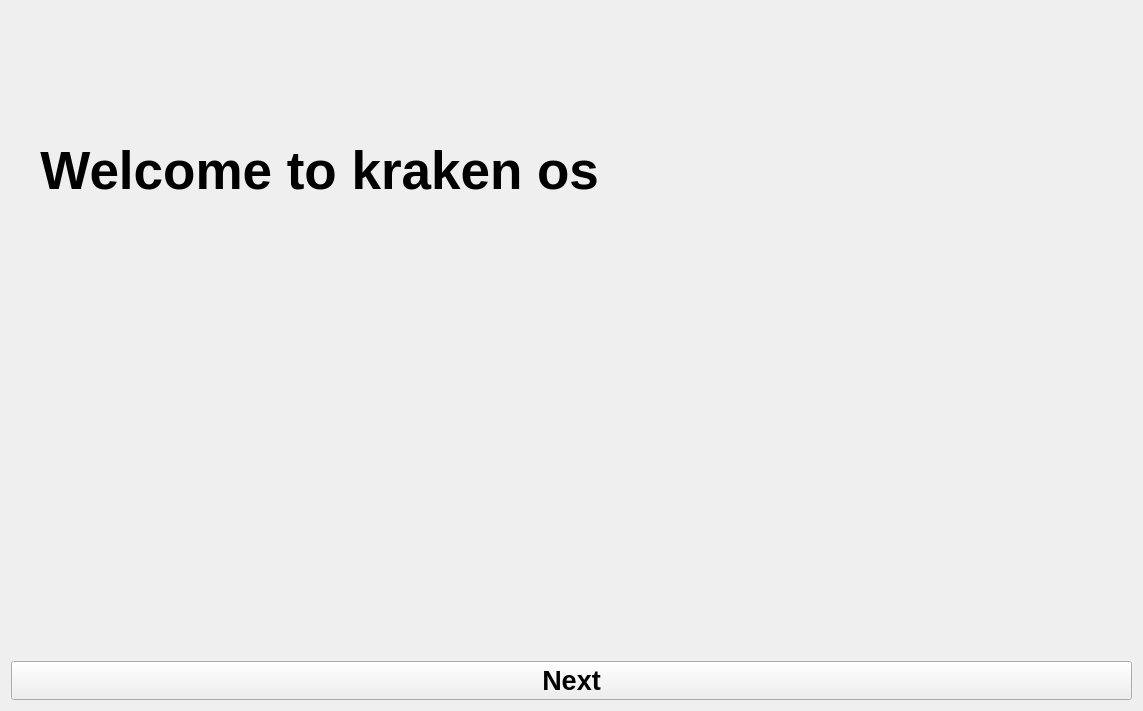
<?xml version="1.0" encoding="UTF-8"?>
<ui version="4.0">
 <class>Welcome</class>
 <widget class="QWidget" name="Welcome">
  <property name="geometry">
   <rect>
    <x>0</x>
    <y>0</y>
    <width>1143</width>
    <height>711</height>
   </rect>
  </property>
  <property name="windowTitle">
   <string>Form</string>
  </property>
  <layout class="QVBoxLayout" name="verticalLayout">
   <item>
    <widget class="QLabel" name="label">
     <property name="font">
      <font>
       <pointsize>40</pointsize>
       <bold>true</bold>
      </font>
     </property>
     <property name="styleSheet">
      <string notr="true">color:&quot;blue&quot;;</string>
     </property>
     <property name="text">
      <string>  Welcome to kraken os </string>
     </property>
    </widget>
   </item>
   <item>
    <widget class="QLabel" name="label_2">
     <property name="text">
      <string/>
     </property>
     <property name="pixmap">
      <pixmap resource="resources.qrc">:/images/kraken.png</pixmap>
     </property>
     <property name="scaledContents">
      <bool>true</bool>
     </property>
    </widget>
   </item>
   <item>
    <widget class="QPushButton" name="welcome_btn">
     <property name="font">
      <font>
       <pointsize>20</pointsize>
       <bold>true</bold>
      </font>
     </property>
     <property name="styleSheet">
      <string notr="true">color:&quot;cyan&quot;</string>
     </property>
     <property name="text">
      <string>Next</string>
     </property>
    </widget>
   </item>
  </layout>
 </widget>
 <resources>
  <include location="resources.qrc"/>
 </resources>
 <connections/>
</ui>
